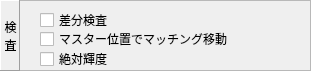
  <widget class="QFrame" name="frame_31">
   <property name="geometry">
    <rect>
     <x>10</x>
     <y>780</y>
     <width>311</width>
     <height>71</height>
    </rect>
   </property>
   <property name="frameShape">
    <enum>QFrame::Shape::StyledPanel</enum>
   </property>
   <property name="frameShadow">
    <enum>QFrame::Shadow::Sunken</enum>
   </property>
   <widget class="QLabel" name="label_104">
    <property name="geometry">
     <rect>
      <x>0</x>
      <y>0</y>
      <width>20</width>
      <height>71</height>
     </rect>
    </property>
    <property name="frameShape">
     <enum>QFrame::Shape::Panel</enum>
    </property>
    <property name="frameShadow">
     <enum>QFrame::Shadow::Raised</enum>
    </property>
    <property name="text">
     <string>検
査</string>
    </property>
    <property name="alignment">
     <set>Qt::AlignmentFlag::AlignCenter|Qt::AlignmentFlag::AlignHCenter|Qt::AlignmentFlag::AlignLeading|Qt::AlignmentFlag::AlignLeft|Qt::AlignmentFlag::AlignVCenter</set>
    </property>
    <property name="indent">
     <number>1</number>
    </property>
   </widget>
   <widget class="QFrame" name="frame_32">
    <property name="geometry">
     <rect>
      <x>10</x>
      <y>120</y>
      <width>371</width>
      <height>101</height>
     </rect>
    </property>
    <property name="frameShape">
     <enum>QFrame::Shape::StyledPanel</enum>
    </property>
    <property name="frameShadow">
     <enum>QFrame::Shadow::Sunken</enum>
    </property>
    <widget class="QLabel" name="label_105">
     <property name="geometry">
      <rect>
       <x>0</x>
       <y>0</y>
       <width>20</width>
       <height>61</height>
      </rect>
     </property>
     <property name="frameShape">
      <enum>QFrame::Shape::Panel</enum>
     </property>
     <property name="frameShadow">
      <enum>QFrame::Shadow::Raised</enum>
     </property>
     <property name="text">
      <string>輝
度</string>
     </property>
     <property name="alignment">
      <set>Qt::AlignmentFlag::AlignCenter|Qt::AlignmentFlag::AlignHCenter|Qt::AlignmentFlag::AlignLeading|Qt::AlignmentFlag::AlignLeft|Qt::AlignmentFlag::AlignVCenter</set>
     </property>
     <property name="indent">
      <number>1</number>
     </property>
    </widget>
   </widget>
   <widget class="QCheckBox" name="checkBoxDiffMode">
    <property name="geometry">
     <rect>
      <x>40</x>
      <y>10</y>
      <width>261</width>
      <height>20</height>
     </rect>
    </property>
    <property name="text">
     <string>差分検査</string>
    </property>
   </widget>
   <widget class="QCheckBox" name="checkBoxMatchSlideOnMaster">
    <property name="geometry">
     <rect>
      <x>40</x>
      <y>30</y>
      <width>261</width>
      <height>18</height>
     </rect>
    </property>
    <property name="text">
     <string>マスター位置でマッチング移動</string>
    </property>
   </widget>
   <widget class="QCheckBox" name="checkBoxAbsMode">
    <property name="geometry">
     <rect>
      <x>40</x>
      <y>50</y>
      <width>261</width>
      <height>18</height>
     </rect>
    </property>
    <property name="text">
     <string>絶対輝度</string>
    </property>
   </widget>
  </widget>
